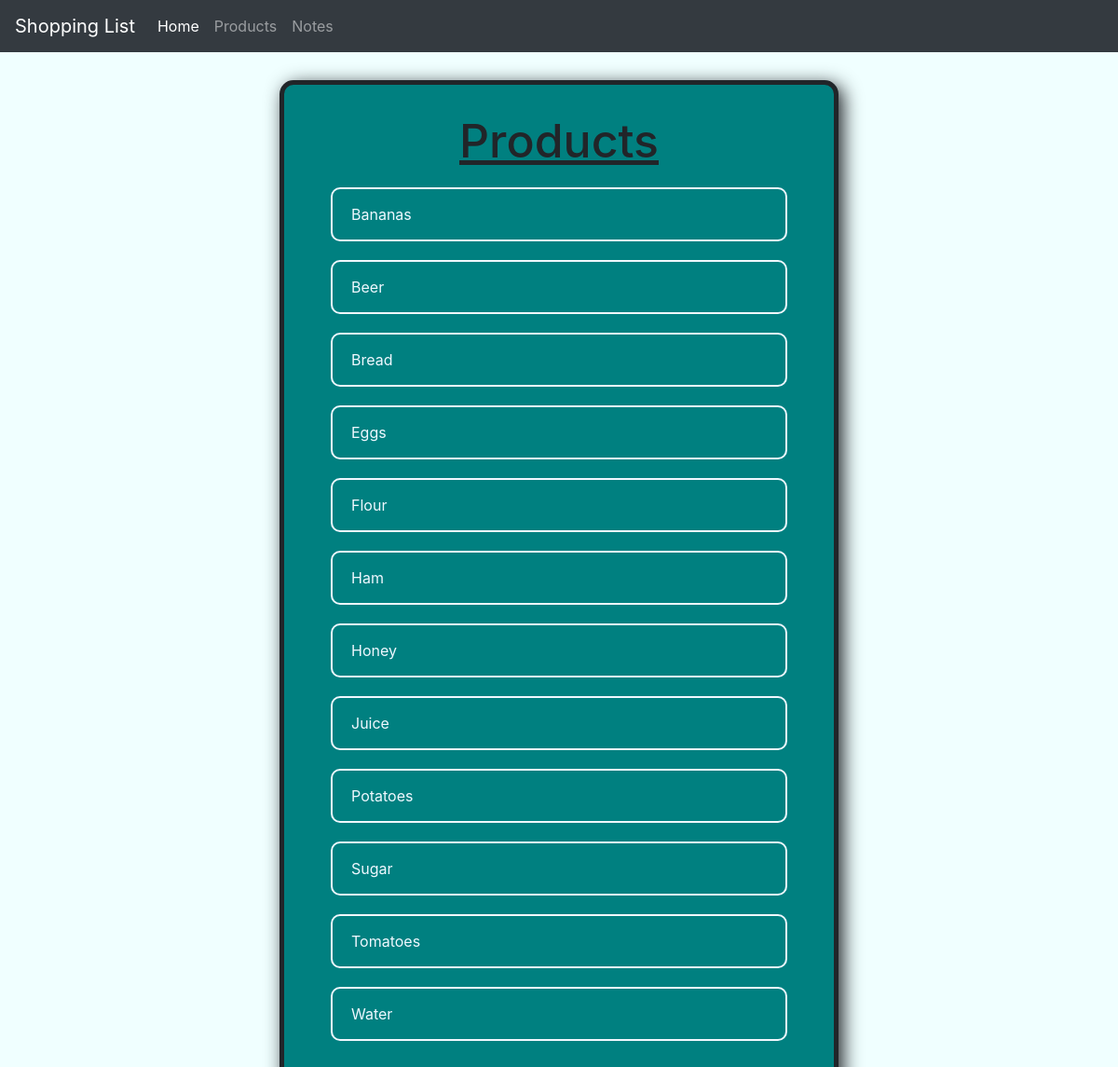
Screenshot of /products/ with the database file from the repository.
### list/models.py (models this page shows)
class Product(models.Model):
    UNITS = (
        ('kg', 'kg'),
        ('g', 'g'),
        ('lbs', 'lbs'),
        ('liters', 'liters'),
        ('ml', 'ml'),
    )
    name = models.CharField(max_length=200)
    quantity = models.IntegerField(null=True, blank=True)
    unit = models.CharField(max_length=30, null=True, blank=True, choices=UNITS)
    completed = models.BooleanField(default=False)
    date_created = models.DateTimeField(auto_now_add=True, null=True)
    def __str__(self):
        return str(self.name)

### list/views.py (the view)
# urls.py: path('products/', products_view, name="products"),
def products_view(request):
    items = Product.objects.all().order_by('name')
    context = {'items': items}
    return render(request, 'products.html', context)

### list/templates/products.html
{% extends 'base.html' %}
{% load static %}
{% block content %}
<div class="center-column">
    <h2><u>Products</u></h2>
    {% for i in items %}
    <div class="product">
        {{ i }}
    </div>
    {% endfor %}
</div>
{% endblock %}

### static/css/main.css (style rules this page uses)
body { background-color: azure; }
h2 { text-align: center; margin-bottom: 20px; font-size: 50px; }
.center-column { background-color: teal; width: 600px; margin: 30px auto; padding: 30px 50px; border: 5px solid; border-radius: 15px; box-shadow: 5px 5px 20px 0px; }
.product { color: aliceblue; border: 2px solid; border-radius: 10px; margin: 20px 0; padding: 15px 20px; position: relative; }

### rows the page displays
Product: name "Bananas"
Product: name "Beer"
Product: name "Bread"
Product: name "Eggs"
Product: name "Flour"
Product: name "Ham"
Product: name "Honey"
Product: name "Juice"
Product: name "Potatoes"
Product: name "Sugar"
Product: name "Tomatoes"
Product: name "Water"
